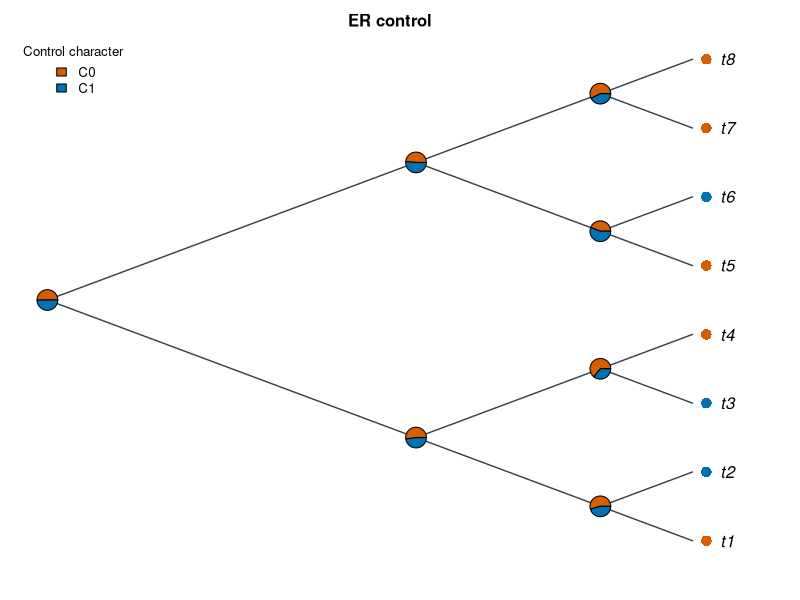

Write R code to recreate this figure.
#!/usr/bin/env Rscript
# CladeForge reproducible-analysis script
# Project : ER control
# Format  : CladeForge project v0.1.0
#
# What this script reproduces, and what it does not:
#   REPRODUCED (same algorithms as the application):
#     * Sankoff parsimony with the project's step matrix (advisory baseline);
#     * equal-rates Mk ancestral-state reconstruction (pruning + up-pass), i.e.
#       the posterior probabilities the app reports.
#   APPROXIMATED:
#     * a PDF figure drawn from the same data — character-coloured tips,
#       posterior pies, legend — in the project's cladogram layout
#       (equal branch spacing, like the CladeForge cladogram (branch lengths ignored)). It is NOT a pixel copy of the on-screen figure: manual
#       node positions, collapsed clades, custom reticulation edges, era bands
#       and the interactive ladderising order are GUI state that ape does not
#       consume. The topology, tip labels, states and posteriors are identical;
#       the geometry is a same-data rendering.
#   Branch lengths: present, used as given.
# Run with: Rscript this_file.R   (install.packages("ape") if needed)

library(ape)

# The tree is assembled from vectors rather than parsed from Newick, so every
# label survives byte-exact even where ape's own reader would mangle it.
tree <- structure(
  list(
    edge = matrix(c(9, 10, 9, 11, 10, 12, 10, 13, 11, 14, 11, 15, 12, 1, 12, 2, 13, 3, 13, 4, 14, 5, 14, 6, 15, 7, 15, 8), ncol = 2, byrow = TRUE),
    edge.length = c(0.25, 0.2, 0.3, 0.4, 0.15, 0.3, 0.4, 0.6, 0.5, 0.2, 0.7, 0.35, 0.45, 0.5),
    Nnode = 7L,
    tip.label = c("t1", "t2", "t3", "t4", "t5", "t6", "t7", "t8"),
    node.label = c("i7", "i3", "i6", "i1", "i2", "i4", "i5")
  ),
  class = "phylo"
)

# Branch lengths, with an explicit unit-length fallback: a cladogram-only project
# serialises no lengths at all, and 1 / mean(NULL) would poison every
# transition probability below.
bl <- tree$edge.length
if (is.null(bl) || !any(is.finite(bl) & bl > 0)) {
  bl <- rep(1, nrow(tree$edge))
  cat("NOTE: the tree carries no usable branch lengths; Mk probabilities and the\n")
  cat("      figure use unit (equal) branch lengths, i.e. topology-only inference.\n\n")
}

# Equal-rates Mk rate: one expected substitution per mean branch, so the
# transition probabilities are invariant to the tree's absolute scale. Every
# length above is already resolved the way the application resolves it (a
# recorded 0 is a real zero; unset / negative / non-finite became 1), so the mean
# runs over ALL of them — filtering here would drop zero-length and unmeasured
# edges from the average and make this script reconstruct at a different rate
# than the application reports. Deriving it from the fallback-protected bl
# above is what keeps the rate finite for a cladogram-only project.
rate <- 1 / mean(bl)


characters <- list(
  list(
    name = "Control character",
    type = "discrete",
    states = c("C0", "C1"),
    colors = c("#d55e00", "#0072b2"),
    cost = NULL,
    tips = c("t1" = "C0", "t2" = "C1", "t3" = "C1", "t4" = "C0", "t5" = "C0", "t6" = "C1", "t7" = "C0", "t8" = "C0")
  )
)

# --- helpers ----------------------------------------------------------------

## Equal-rates (ER) Mk transition matrix P(t): the same closed form used by
## CladeForge's inference assistant. The rate is scaled by the mean branch
## length so probabilities are invariant to the tree's absolute scale.
p_er <- function(t, k, rate) {
  e <- exp(-k * rate * t)
  P <- matrix(1 / k, k, k) - (1 / k) * e
  diag(P) <- 1 / k + ((k - 1) / k) * e
  P
}

## Sankoff parsimony down/up pass. 'cost' is k x k; tips absent from tip_states
## are treated as missing data.
sankoff <- function(tree, tip_states, states, cost) {
  ntip <- length(tree$tip.label)
  k <- length(states)
  sidx <- setNames(seq_len(k), states)
  x <- sidx[tip_states[tree$tip.label]]
  parent <- tree$edge[, 1]
  child <- tree$edge[, 2]
  kids <- split(child, parent)
  root <- setdiff(unique(parent), unique(child))
  g <- matrix(0, nrow = ntip + tree$Nnode, ncol = k)
  rownames(g) <- as.character(seq_len(ntip + tree$Nnode))
  ## Down-pass: internal node indices decrease from root, so descending order
  ## visits children before parents.
  for (v in sort(as.integer(names(kids)), decreasing = TRUE)) {
    for (i in seq_len(k)) {
      total <- 0
      for (ch in kids[[as.character(v)]]) {
        if (ch <= ntip) {
          xi <- x[[ch]]
          if (is.na(xi)) next
          total <- total + min(cost[i, ] + ifelse(seq_len(k) == xi, 0, Inf))
        } else {
          total <- total + min(cost[i, ] + g[as.character(ch), ])
        }
      }
      g[as.character(v), i] <- total
    }
  }
  ## Up-pass: assign each node a state minimising cost given its parent.
  node_state <- integer(ntip + tree$Nnode)
  walk <- function(v, parent_state) {
    base <- if (parent_state == 0L) rep(0, k) else cost[parent_state, ]
    scores <- base + g[as.character(v), ]
    best <- which.min(scores)
    node_state[v] <<- best
    for (ch in kids[[as.character(v)]]) {
      if (ch > ntip) walk(ch, best)
    }
  }
  walk(root, 0L)
  list(cost = min(g[as.character(root), ]),
       states = node_state, k = k)
}

## Equal-rates Mk marginal ancestral reconstruction: Felsenstein pruning
## (down-pass) + parent/sibling up-pass, normal space. Uses the script-level
## 'bl' (which already falls back to unit lengths when the tree has none) and the
## script-level 'rate' (= 1 / mean usable branch length); both are bound before
## this function is ever called. For very large or very unbalanced trees prefer
## log-space implementations (phangorn::ace, phytools).
mk_asr <- function(tree, tip_states, states) {
  ntip <- length(tree$tip.label)
  k <- length(states)
  sidx <- setNames(seq_len(k), states)
  x <- sidx[tip_states[tree$tip.label]]
  parent <- tree$edge[, 1]
  child <- tree$edge[, 2]
  kids <- split(seq_along(child), parent)  # edge-row indices per parent
  root <- setdiff(unique(parent), unique(child))
  L <- matrix(1, nrow = ntip + tree$Nnode, ncol = k)
  rownames(L) <- as.character(seq_len(ntip + tree$Nnode))
  for (v in sort(as.integer(names(kids)), decreasing = TRUE)) {
    rows <- kids[[as.character(v)]]
    vec <- rep(1, k)
    for (r in rows) {
      ch <- child[r]
      m <- if (ch <= ntip) {
        xi <- x[[ch]]
        if (is.na(xi)) rep(1, k) else as.numeric(seq_len(k) == xi)
      } else L[as.character(ch), ]
      vec <- vec * (p_er(bl[r], k, rate) %*% m)
    }
    s <- sum(vec)
    L[as.character(v), ] <- if (s > 0) vec / s else rep(1 / k, k)
  }
  G <- matrix(1 / k, nrow = ntip + tree$Nnode, ncol = k)
  rownames(G) <- rownames(L)
  for (v in sort(as.integer(names(kids)))) {
    rows <- kids[[as.character(v)]]
    for (r in rows) {
      ch <- child[r]
      if (ch <= ntip) next
      sib_msg <- rep(1, k)
      for (r2 in rows) {
        ch2 <- child[r2]
        if (ch2 == ch) next
        m2 <- if (ch2 <= ntip) {
          xi <- x[[ch2]]
          if (is.na(xi)) rep(1, k) else as.numeric(seq_len(k) == xi)
        } else L[as.character(ch2), ]
        sib_msg <- sib_msg * (p_er(bl[r2], k, rate) %*% m2)
      }
      G[as.character(ch), ] <- p_er(bl[r], k, rate) %*% (G[as.character(v), ] * sib_msg)
      G[as.character(ch), ] <- G[as.character(ch), ] / sum(G[as.character(ch), ])
    }
  }
  post <- L * G
  post <- post / rowSums(post)
  list(posterior = post)
}

# --- analysis ---------------------------------------------------------------

cat("CladeForge reproducible analysis\n")
cat("Tree:", Ntip(tree), "tips,", tree$Nnode, "internal nodes\n\n")

internal_nodes <- (length(tree$tip.label) + 1):(length(tree$tip.label) + tree$Nnode)

for (ch in characters) {
  cat("== Character:", ch$name, "==\n")
  if (ch$type != "discrete" || length(ch$states) < 2) {
    cat("   continuous or single-state: exported as data only\n\n")
    next
  }
  scored <- ch$tips[names(ch$tips) %in% tree$tip.label]
  cost <- ch$cost
  if (is.null(cost)) {
    k <- length(ch$states)
    cost <- matrix(1, k, k); diag(cost) <- 0
  }
  sp <- sankoff(tree, scored, ch$states, cost)
  cat(sprintf("   Sankoff minimum cost: %g (step-matrix units)\n", sp$cost))
  asr <- mk_asr(tree, scored, ch$states)
  cat("   Mk posterior at each internal node (states:",
      paste(ch$states, collapse = " / "), ")\n")
  print(round(asr$posterior[as.character(internal_nodes), , drop = FALSE], 3))
  cat("\n")
}

# --- figure -----------------------------------------------------------------
# A same-data rendering of the GUI figure: character-coloured tips (first
# discrete character) + posterior pies at internal nodes + auto legend, in the
# layout the project is displayed as. Manual positions / collapsed clades /
# custom edges / era bands are GUI-only and are not reproduced here.

discrete <- Filter(function(ch) ch$type == "discrete" && length(ch$states) >= 2, characters)

# cairo_pdf renders unicode labels reliably; use pdf() if cairo is unavailable.
cairo_pdf("cladeforge_reconstruction.pdf", width = 9, height = 7)
par(mar = c(2, 1, 2, 2), xpd = NA)
cat("Figure layout: type = cladogram, use.edge.length = FALSE",
    "(equal branch spacing, like the CladeForge cladogram (branch lengths ignored))\n")
plot(tree, type = "cladogram", use.edge.length = FALSE,
     show.tip.label = TRUE,
     label.offset = 0.3,
     edge.color = "#374151", edge.width = 1.4)
title(main = "ER control", cex.main = 1.0)

if (length(discrete) > 0) {
  main <- discrete[[1]]
  scored <- main$tips[names(main$tips) %in% tree$tip.label]
  k <- length(main$states)
  cost <- main$cost
  if (is.null(cost)) { cost <- matrix(1, k, k); diag(cost) <- 0 }

  tip_col <- rep("#6b7280", Ntip(tree))
  names(tip_col) <- tree$tip.label
  for (lab in names(scored)) tip_col[[lab]] <- main$colors[[match(scored[[lab]], main$states)]]
  tiplabels(pch = 16, col = tip_col, cex = 1.4, offset = 0.15)

  asr <- mk_asr(tree, scored, main$states)
  nodelabels(node = internal_nodes, pie = asr$posterior[as.character(internal_nodes), , drop = FALSE],
             piecol = main$colors, cex = 0.7)
  legend("topleft", legend = main$states, fill = main$colors,
         title = main$name, bty = "n", cex = 0.8)
}

dev.off()

cat("Wrote cladeforge_reconstruction.pdf\n")
